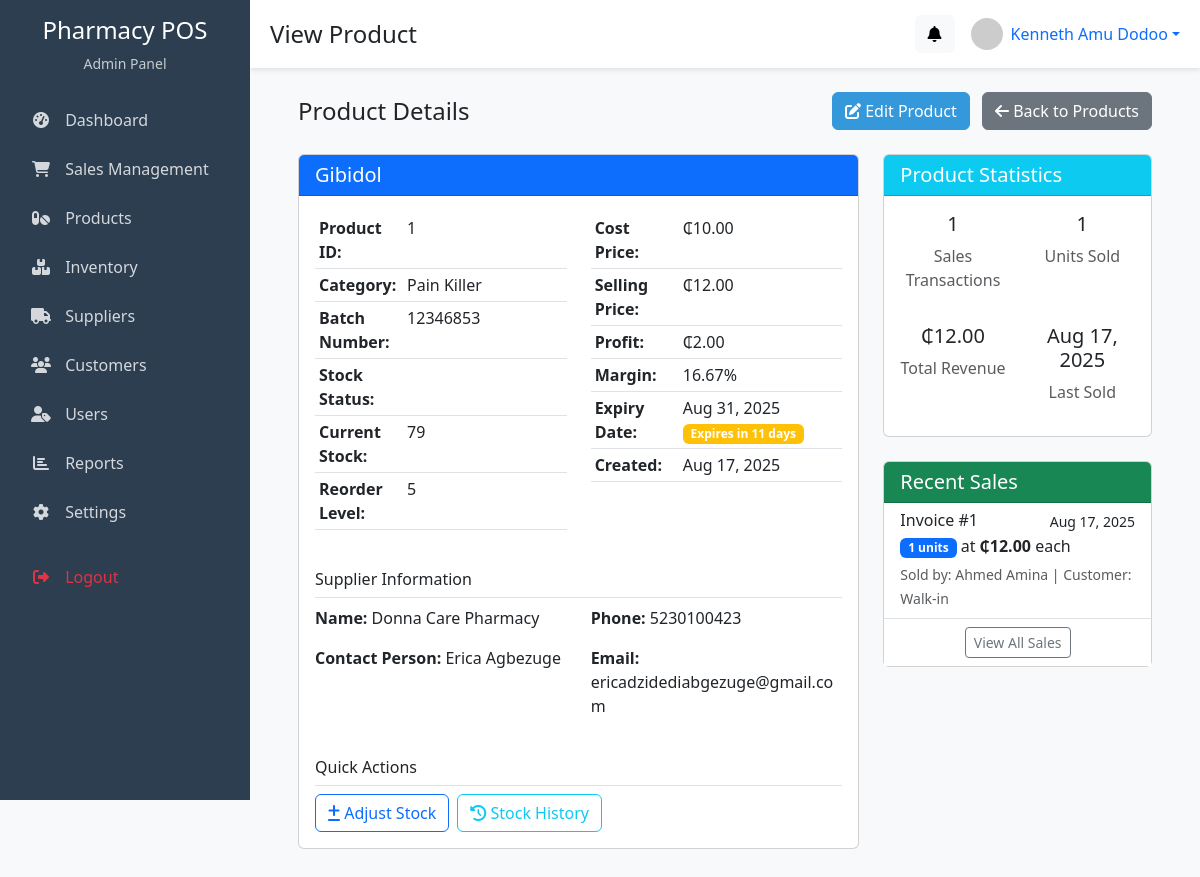
Screenshot of /admin/products/view.php?id=1 (signed in) with the database file from the repository.
### tables this page shows
CREATE TABLE `users` (
  `user_id` int(11) NOT NULL,
  `role` enum('sales_rep','manager') DEFAULT NULL,
  `name` varchar(100) NOT NULL,
  `email` varchar(100) DEFAULT NULL,
  `phone` varchar(30) DEFAULT NULL,
  `password` varchar(255) NOT NULL,
  `status` enum('active','inactive') DEFAULT 'active',
  `created_at` timestamp NOT NULL DEFAULT current_timestamp()
);

CREATE TABLE `products` (
  `product_id` int(11) NOT NULL,
  `supplier_id` int(11) NOT NULL,
  `name` varchar(150) NOT NULL,
  `category` varchar(100) DEFAULT NULL,
  `batch_no` varchar(50) DEFAULT NULL,
  `expiry_date` date DEFAULT NULL,
  `stock_qty` int(11) DEFAULT 0,
  `reorder_level` int(11) DEFAULT 5,
  `cost_price` decimal(10,2) NOT NULL,
  `selling_price` decimal(10,2) NOT NULL,
  `created_at` timestamp NOT NULL DEFAULT current_timestamp()
);

CREATE TABLE `suppliers` (
  `supplier_id` int(11) NOT NULL,
  `name` varchar(150) NOT NULL,
  `contact_person` varchar(100) DEFAULT NULL,
  `phone` varchar(30) DEFAULT NULL,
  `email` varchar(100) DEFAULT NULL,
  `address` text DEFAULT NULL,
  `created_at` timestamp NOT NULL DEFAULT current_timestamp()
);

CREATE TABLE `invoice_items` (
  `invoice_item_id` int(11) NOT NULL,
  `invoice_id` int(11) NOT NULL,
  `product_id` int(11) NOT NULL,
  `quantity` int(11) NOT NULL,
  `price` decimal(10,2) NOT NULL,
  `subtotal` decimal(10,2) NOT NULL
);

CREATE TABLE `invoices` (
  `invoice_id` int(11) NOT NULL,
  `customer_id` int(11) DEFAULT NULL,
  `user_id` int(11) NOT NULL,
  `total_amount` decimal(10,2) NOT NULL,
  `payment_status` enum('pending','paid','cancelled') DEFAULT 'pending',
  `created_at` timestamp NOT NULL DEFAULT current_timestamp()
);

### admin/products/view.php (the view, shortened to what this page needs)
<?php
$page_title = "View Product";
include_once '../includes/head.php';
$product_id = intval($_GET['id']);
$query = "SELECT p.*, s.name as supplier_name, s.contact_person, s.phone, s.email
          FROM products p
          LEFT JOIN suppliers s ON p.supplier_id = s.supplier_id
          WHERE p.product_id = ?";
$stmt = $conn->prepare($query);
$stmt->bind_param("i", $product_id);
$stmt->execute();
$result = $stmt->get_result();
$product = $result->fetch_assoc();
$sales_query = "SELECT ii.quantity, ii.price, i.created_at, i.invoice_id, u.name as sold_by, c.name as customer
                FROM invoice_items ii
                JOIN invoices i ON ii.invoice_id = i.invoice_id
                LEFT JOIN users u ON i.user_id = u.user_id
                LEFT JOIN customers c ON i.customer_id = c.customer_id
                WHERE ii.product_id = ? AND i.payment_status = 'paid'
                ORDER BY i.created_at DESC
                LIMIT 10";
$sales_stmt = $conn->prepare($sales_query);
$sales_stmt->bind_param("i", $product_id);
$sales_stmt->execute();
$sales_result = $sales_stmt->get_result();
$stats_query = "SELECT
                COUNT(*) as sales_count,
                SUM(ii.quantity) as units_sold,
                SUM(ii.subtotal) as total_revenue,
                MAX(i.created_at) as last_sold
                FROM invoice_items ii
                JOIN invoices i ON ii.invoice_id = i.invoice_id
                WHERE ii.product_id = ? AND i.payment_status = 'paid'";
$stats_stmt = $conn->prepare($stats_query);
$stats_stmt->bind_param("i", $product_id);
$stats_stmt->execute();
$stats = $stats_stmt->get_result()->fetch_assoc();
$stock_class = '';
$stock_status = 'In Stock';
$expiry_class = '';
$expiry_status = '';
if (!empty($product['expiry_date'])) {
    $expiry_date = new DateTime($product['expiry_date']);
    $today = new DateTime();
    $diff = $today->diff($expiry_date);
    $days_to_expiry = $diff->invert ? -$diff->days : $diff->days;
    if ($days_to_expiry < 0) {
        $expiry_class = 'danger';
        $expiry_status = 'EXPIRED';
    } elseif ($days_to_expiry <= 30) {
        $expiry_class = 'warning';
        $expiry_status = "Expires in $days_to_expiry days";
    } else {
        $expiry_status = "Expires in $days_to_expiry days";
    }
}
$profit = $product['selling_price'] - $product['cost_price'];
$margin = ($product['selling_price'] > 0) ? ($profit / $product['selling_price']) * 100 : 0;
?>
<div class="container-fluid px-4">
    <div class="d-flex justify-content-between align-items-center mb-4">
        <h4 class="mb-0">Product Details</h4>
        <div>
            <a href="edit.php?id=<?php echo $product_id; ?>" class="btn btn-primary me-2">
                <i class="fas fa-edit"></i> Edit Product
            </a>
            <a href="products.php" class="btn btn-secondary">
                <i class="fas fa-arrow-left"></i> Back to Products
            </a>
        </div>
    </div>
    <div class="row">
        <div class="col-md-8">
            <div class="card mb-4">
                <div class="card-header bg-primary text-white">
                    <h5 class="mb-0"><?php echo htmlspecialchars($product['name']); ?></h5>
                </div>
                <div class="card-body">
                    <div class="row mb-4">
                        <div class="col-md-6">
                            <table class="table table-sm">
                                <tr>
                                    <th style="width: 35%;">Product ID:</th>
                                    <td><?php echo $product['product_id']; ?></td>
                                </tr>
                                <tr>
                                    <th>Category:</th>
                                    <td><?php echo htmlspecialchars($product['category']); ?></td>
                                </tr>
                                <tr>
                                    <th>Batch Number:</th>
                                    <td><?php echo htmlspecialchars($product['batch_no']); ?></td>
                                </tr>
                                <tr>
                                    <th>Stock Status:</th>
                                    <td><span class="badge bg-<?php echo $stock_class; ?>"><?php echo $stock_status; ?></span></td>
                                </tr>
                                <tr>
                                    <th>Current Stock:</th>
                                    <td><?php echo $product['stock_qty']; ?></td>
                                </tr>
                                <tr>
                                    <th>Reorder Level:</th>
                                    <td><?php echo $product['reorder_level']; ?></td>
                                </tr>
                            </table>
                        </div>
                        <div class="col-md-6">
                            <table class="table table-sm">
                                <tr>
                                    <th style="width: 35%;">Cost Price:</th>
                                    <td>₵<?php echo number_format($product['cost_price'], 2); ?></td>
                                </tr>
                                <tr>
                                    <th>Selling Price:</th>
                                    <td>₵<?php echo number_format($product['selling_price'], 2); ?></td>
                                </tr>
                                <tr>
                                    <th>Profit:</th>
                                    <td>₵<?php echo number_format($profit, 2); ?></td>
                                </tr>
                                <tr>
                                    <th>Margin:</th>
                                    <td><?php echo number_format($margin, 2); ?>%</td>
                                </tr>
                                <tr>
                                    <th>Expiry Date:</th>
                                    <td>
                                        <?php if (!empty($product['expiry_date'])): ?>
                                            <?php echo date('M d, Y', strtotime($product['expiry_date'])); ?>
                                            <?php if (!empty($expiry_status)): ?>
                                                <span class="badge bg-<?php echo $expiry_class; ?>"><?php echo $expiry_status; ?></span>
                                            <?php endif; ?>
                                        <?php else: ?>
                                            N/A
                                        <?php endif; ?>
                                    </td>
                                </tr>
                                <tr>
                                    <th>Created:</th>
                                    <td><?php echo date('M d, Y', strtotime($product['created_at'])); ?></td>
                                </tr>
                            </table>
                        </div>
                    </div>
                    <div class="mt-4">
                        <h6 class="border-bottom pb-2">Supplier Information</h6>
                        <div class="row">
                            <div class="col-md-6">
                                <p><strong>Name:</strong> <?php echo htmlspecialchars($product['supplier_name']); ?></p>
                                <p><strong>Contact Person:</strong> <?php echo htmlspecialchars($product['contact_person']); ?></p>
                            </div>
                            <div class="col-md-6">
                                <p><strong>Phone:</strong> <?php echo htmlspecialchars($product['phone']); ?></p>
                                <p><strong>Email:</strong> <?php echo htmlspecialchars($product['email']); ?></p>
                            </div>
                        </div>
                    </div>
                    <div class="mt-4">
                        <h6 class="border-bottom pb-2">Quick Actions</h6>
                        <div class="d-flex gap-2">
                            <a href="adjust_stock.php?id=<?php echo $product_id; ?>" class="btn btn-outline-primary">
                                <i class="fas fa-plus-minus"></i> Adjust Stock
                            </a>
                            <a href="stock_history.php?id=<?php echo $product_id; ?>" class="btn btn-outline-info">
                                <i class="fas fa-history"></i> Stock History
                            </a>
                        </div>
                    </div>
                </div>
            </div>
        </div>
        <div class="col-md-4">
            <div class="card mb-4">
                <div class="card-header bg-info text-white">
                    <h5 class="mb-0">Product Statistics</h5>
                </div>
                <div class="card-body">
                    <div class="row text-center">
                        <div class="col-6 mb-3">
                            <h5><?php echo $stats['sales_count'] ?: 0; ?></h5>
                            <p class="text-muted">Sales Transactions</p>
                        </div>
                        <div class="col-6 mb-3">
                            <h5><?php echo $stats['units_sold'] ?: 0; ?></h5>
                            <p class="text-muted">Units Sold</p>
                        </div>
                        <div class="col-6">
                            <h5>₵<?php echo number_format($stats['total_revenue'] ?: 0, 2); ?></h5>
                            <p class="text-muted">Total Revenue</p>
                        </div>
                        <div class="col-6">
                            <h5><?php echo $stats['last_sold'] ? date('M d, Y', strtotime($stats['last_sold'])) : 'N/A'; ?></h5>
                            <p class="text-muted">Last Sold</p>
                        </div>
                    </div>
                </div>
            </div>
            <div class="card">
                <div class="card-header bg-success text-white">
                    <h5 class="mb-0">Recent Sales</h5>
                </div>
                <div class="card-body p-0">
                    <div class="list-group list-group-flush">
                        <?php if ($sales_result->num_rows > 0): ?>
                            <?php while ($sale = $sales_result->fetch_assoc()): ?>
                                <div class="list-group-item">
                                    <div class="d-flex w-100 justify-content-between">
                                        <h6 class="mb-1">Invoice #<?php echo $sale['invoice_id']; ?></h6>
                                        <small><?php echo date('M d, Y', strtotime($sale['created_at'])); ?></small>
                                    </div>
                                    <p class="mb-1">
                                        <span class="badge bg-primary"><?php echo $sale['quantity']; ?> units</span> at
                                        <strong>₵<?php echo number_format($sale['price'], 2); ?></strong> each
                                    </p>
                                    <small class="text-muted">
                                        Sold by: <?php echo htmlspecialchars($sale['sold_by']); ?> |
                                        Customer: <?php echo htmlspecialchars($sale['customer']) ?: 'Walk-in'; ?>
                                    </small>
                                </div>
                            <?php endwhile; ?>
                            <div class="list-group-item text-center">
                                <a href="sales_history.php?product_id=<?php echo $product_id; ?>" class="btn btn-sm btn-outline-secondary">View All Sales</a>
                            </div>
                        <?php else: ?>
                            <div class="list-group-item text-center text-muted">
                                No sales history found for this product
                            </div>
                        <?php endif; ?>
                    </div>
                </div>
            </div>
        </div>
    </div>
</div>
<?php
include_once '../includes/footer.php';
?>

### admin/includes/head.php (shortened to what this page needs)
<?php
include_once __DIR__ . '/../../config/database.php';
$user_id = $_SESSION['admin_id'];
$query = "SELECT * FROM users WHERE user_id = ?";
$stmt = $conn->prepare($query);
$stmt->bind_param("i", $user_id);
$stmt->execute();
$result = $stmt->get_result();
$user = $result->fetch_assoc();
?>
<!DOCTYPE html>
<html lang="en">
<head>
    <link href="https://cdn.jsdelivr.net/npm/bootstrap@5.3.0/dist/css/bootstrap.min.css" rel="stylesheet">
    <link rel="stylesheet" href="https://cdnjs.cloudflare.com/ajax/libs/font-awesome/6.4.0/css/all.min.css">
    <link rel="stylesheet" href="https://cdn.datatables.net/1.13.5/css/dataTables.bootstrap5.min.css">
</head>
<body>
    <div class="d-flex">
        <?php include_once __DIR__ . '/sidebar.php'; ?>
        <div class="content-wrapper">
            <div class="top-bar d-flex justify-content-between align-items-center mb-4">
                <div>
                    <h4 class="mb-0"><?php echo isset($page_title) ? $page_title : 'Admin Dashboard'; ?></h4>
                </div>
                <div class="d-flex align-items-center">
                    <div class="dropdown me-3">
                        <a class="btn btn-light position-relative" href="#" role="button" id="alertsDropdown" data-bs-toggle="dropdown" aria-expanded="false">
                            <i class="fas fa-bell"></i>
                        </a>
                    </div>
                    <div class="dropdown">
                        <a href="#" class="d-flex align-items-center text-decoration-none dropdown-toggle" id="userMenu" data-bs-toggle="dropdown" aria-expanded="false">
                            <img src="https://ui-avatars.com/api/?name=<?php echo urlencode($user['name']); ?>&background=random" alt="Profile" width="32" height="32" class="rounded-circle me-2">
                            <span><?php echo htmlspecialchars($user['name']); ?></span>
                        </a>
                    </div>
                </div>
            </div>
            <div class="container-fluid px-4">

### admin/includes/head.php (style rules this page uses)
:root { --primary: #2c3e50; --secondary: #3498db; --light: #ecf0f1; --dark: #34495e; --accent: #e74c3c; }
body { background-color: #f8f9fa; font-family: 'Segoe UI', Tahoma, Geneva, Verdana, sans-serif; }
.content-wrapper { margin-left: 250px; transition: margin-left 0.3s; min-height: 100vh; padding-bottom: 60px; }
.top-bar { background-color: white; padding: 15px 20px; box-shadow: 0 2px 5px rgba(0, 0, 0, 0.1); position: sticky; top: 0; z-index: 99; }
.btn-primary { background-color: var(--secondary); border-color: var(--secondary); }

### rows the page displays
users: name "Kenneth Amu Dodoo"
products: name "Gibidol", product_id "1", category "Pain Killer", batch_no "12346853", stock_qty "79", reorder_level "5", cost_price "10.00", selling_price "12.00", profit "2.00", margin "16.67", expiry_date "Aug 31, 2025", expiry_date "Expires in 11 days", created_at "Aug 17, 2025", supplier.name "Donna Care Pharmacy", supplier.contact_person "Erica Agbezuge", supplier.phone "5230100423", supplier.email "ericadzidediabgezuge@gmail.com"
invoice_items: invoice.invoice_id "1", invoice.created_at "Aug 17, 2025", quantity "1", price "12.00", users.name "Ahmed Amina", customer "Walk-in"

### other values shown
$page_title "View Product"
$stats['sales_count'] ?: 0 "1"
$stats['units_sold'] ?: 0 "1"
$stats['total_revenue'] ?: 0 "12.00"
date('M d, Y', strtotime($stats['last_sold'])) "Aug 17, 2025"
